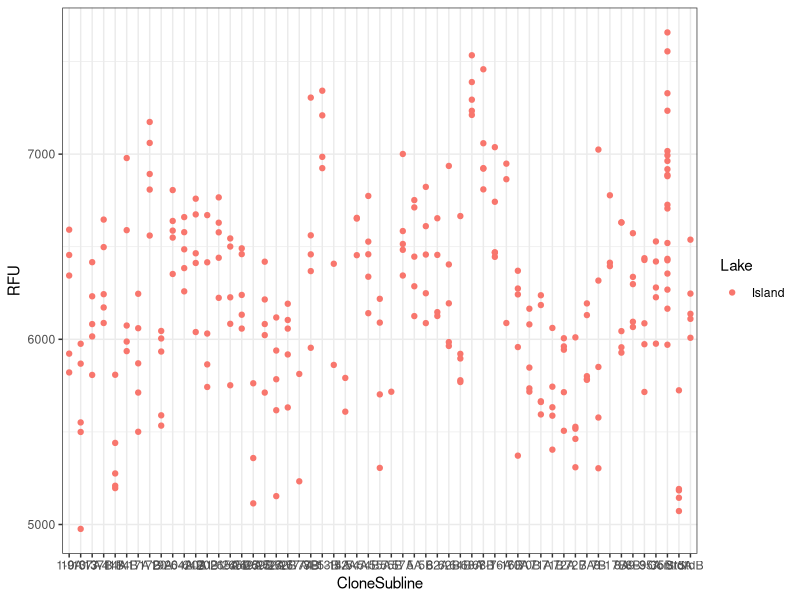
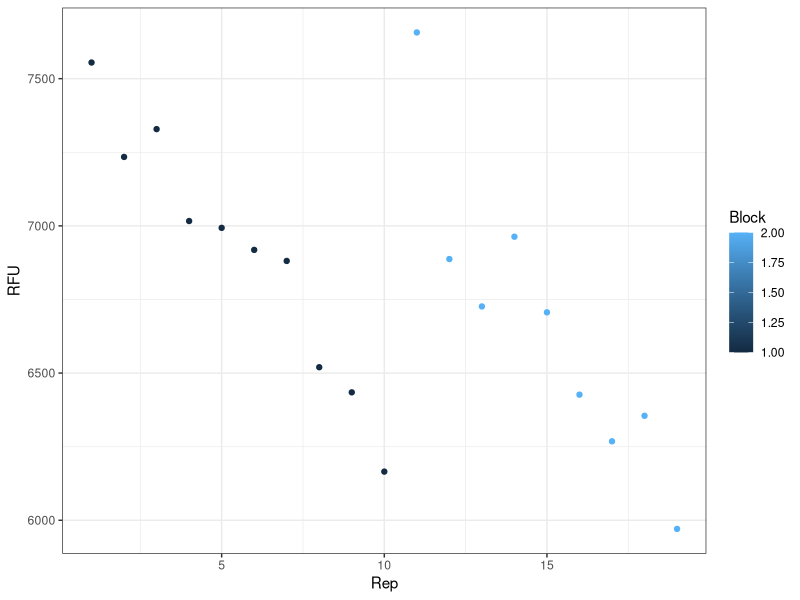
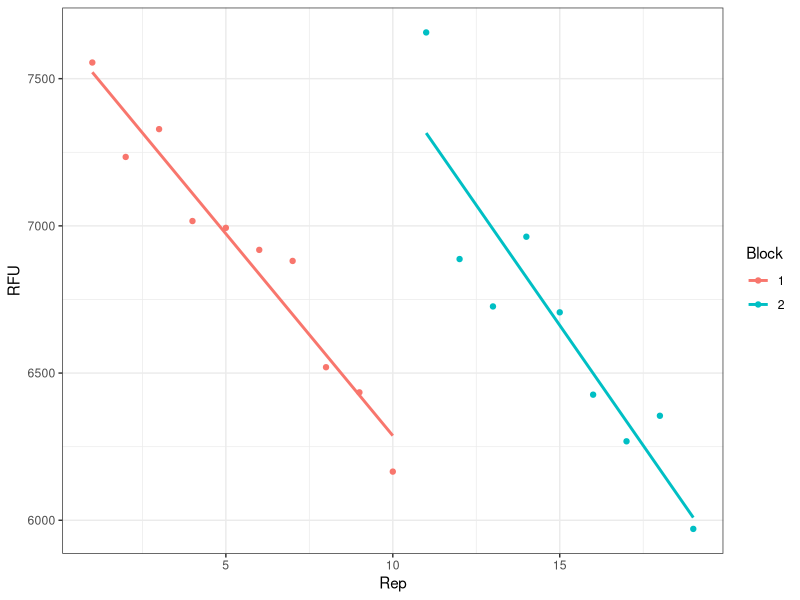

These figures' R source, in order:
## ---- chunk 1
knitr::opts_chunk$set(collapse = TRUE, comment = "#>", error = TRUE)
## ---- chunk 2
library(ggplot2)
library(dplyr)
library(cowplot)

feedingdata <- read.csv("indianafeedingrateassays_withcontrols.csv", na.strings=".")
str(feedingdata)
## ---- chunk 3
ggplot(data=feedingdata,
       mapping=aes(x=CloneSubline,y=RFU,
                   color=Lake))+
  geom_point(aes(color=Lake)) +
  theme_bw() 
## ---- chunk 4
controls <- subset(feedingdata,CloneSubline=="Control")

as.factor(controls$Block)

ggplot(data=controls,
       mapping=aes(x=Rep,y=RFU,
                   color=Block))+
  geom_point(aes(color=Block)) +
  theme_bw() 

## ---- chunk 5
controlblock1 <- subset(controls,Block=="1")

block1reg <- lm(RFU ~ order, data=controlblock1)
summary(block1reg)
## ---- chunk 6
controlblock2 <- subset(controls,Block=="2")

block2reg <- lm(RFU ~ order, data=controlblock2)
summary(block2reg)
## ---- chunk 7
# modelled after examples by Jenny Bryan at
# http://stat545.com/block023_dplyr-do.html
lin_fit <- function(dat) {
  the_fit <- lm(RFU ~ order, dat)
  setNames(data.frame(t(coef(the_fit))), c("intercept", "slope"))
}

# test new function
lin_fit(controls %>% filter(Block == 1))

fits_df <- controls %>%
  group_by(Block) %>% 
  do(lin_fit(.))
fits_df

controls %>%
  left_join(fits_df) %>%
  mutate(predictedControlRFU = intercept - slope * order)
## ---- chunk 8
df <- read.csv("indianafeedingrateassays_withcontrols.csv", na.strings = ".")
df$Block <- factor(df$Block)
head(df)
## ---- chunk 9
df %>%
  filter(CloneSubline == "Control") %>% 
  ggplot(aes(x = Rep, y = RFU, color = Block)) +
  geom_point() +
  geom_smooth(method = "lm", se = FALSE) +
  theme_bw() 
## ---- chunk 10
control_fit <- lm(RFU ~ Block/order - 1, data = df,
                  subset = CloneSubline == "Control")
summary(control_fit)
## ---- chunk 11
df$predictedControlRFU <-
  predict(control_fit, newdata = df[c("order", "Block")])
head(df)
